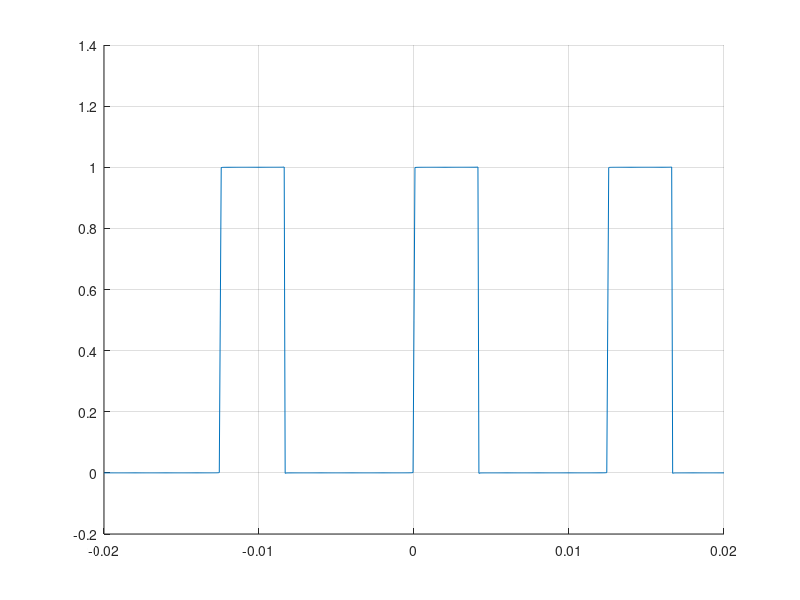

This chart was generated by the following MATLAB code:
samplerate = 16e3;

t=(-320:320)'/samplerate;
w0=2*pi*80;
T=2*pi/w0; %aaaaaaaaaaaaaaaaaaaaaaaaaa
T1=T/6;

ak=@(k) sin(k*w0*T1)./(k*pi).*exp(-1i*k*w0*T1);
a0=2*T1/T; % Segregate a0, which often has a different expression

figure; hold on;

for N = 10000
    % Order of the Fourier expansion
    xN=exp(1i*w0*t*(-N:N))*[ak(-N:-1) a0 ak(1:N)].';
    plot(t, real (xN)); grid
end
